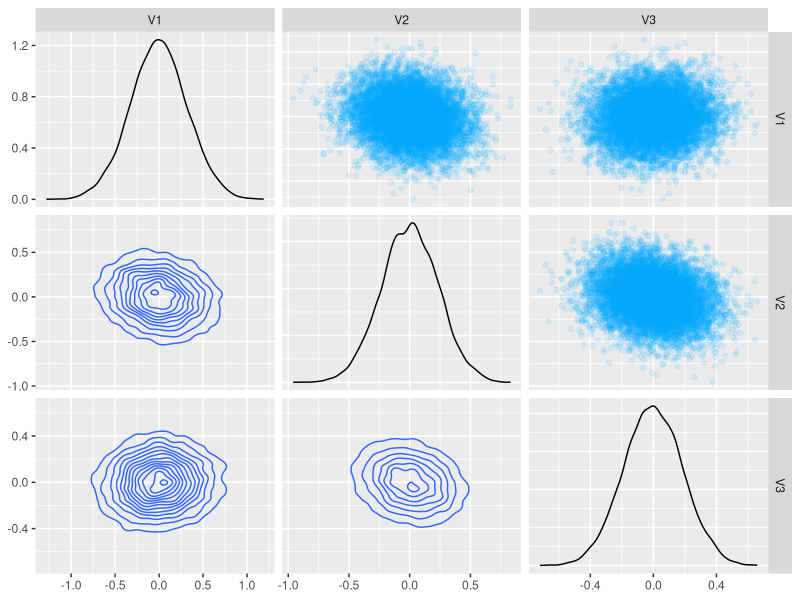
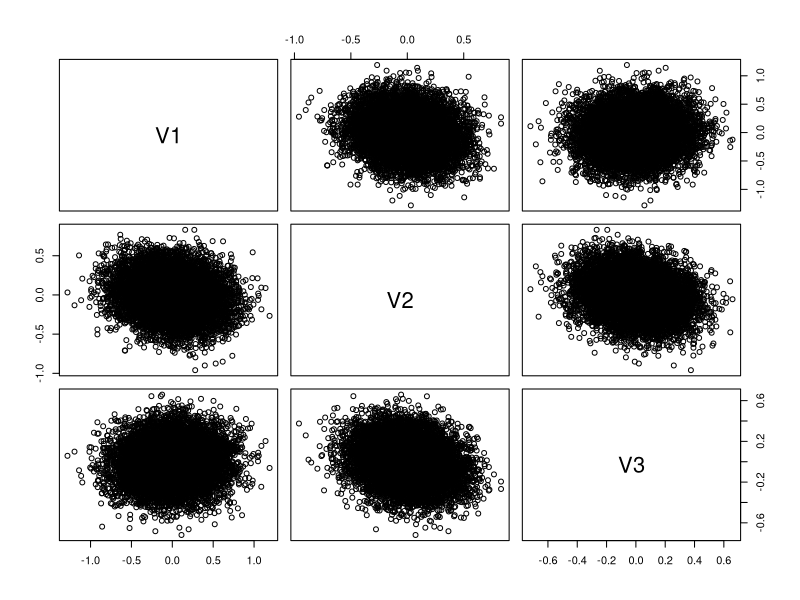

Write the R code that produced these figures, in order. (Note: this script raises an error after producing the figures.)
# AT 2 Question 3
# Mutaz Abu Ghazaleh 
# 13184383


#### Part a ####

Sigma1 <- (1/5630) * matrix(c(575, -60, 10, -60, 300, -50, 10, -50, 196), nrow=3)
E <- eigen(Sigma1)
Lambda <- diag(E$values^-1)
V <- E$vectors

Sigma1_Inv <- round(V %*% Lambda %*% t(V))
Sigma1_Inv
# [,1] [,2] [,3]
# [1,]   10    2    0
# [2,]    2   20    5
# [3,]    0    5   30

round(Sigma1_Inv %*% Sigma1)
# [,1] [,2] [,3]
# [1,]    1    0    0
# [2,]    0    1    0
# [3,]    0    0    1


#### Part c ####
library(MASS)
Sigma1 <- (1/5630) * matrix(c(575, -60, 10, -60, 300, -50, 10, -50, 196), nrow=3)
Mu <- c(0,0,0)

samples <- mvrnorm(n=10, mu=Mu, Sigma = Sigma1, empirical = TRUE)
samples[1:5, ]
# [,1]        [,2]       [,3]
# [1,] -0.43420504  0.39936954  0.1890455
# [2,] -0.43959806 -0.01014538 -0.0760512
# [3,]  0.16364686  0.34253773 -0.3121635
# [4,] -0.09374287 -0.24083186 -0.2279170
# [5,]  0.64858357 -0.01416940  0.1264043



#### part d ####
df <- mvrnorm(n=10000, mu=Mu, Sigma=Sigma1)

library(GGally)
ggpairs(
  as.data.frame(df), 
  lower= list(continuous = ggally_density, combo = ggally_box_no_facet),
  upper = list(continuous = wrap("points", alpha=.1, colour="#00abff") )
  # mapping = aes(alpha=.7, fill= "#00abff")
) 

pairs(as.data.frame(df))

library(car)
scatter3d(x = df[,1], y=df[,2], z=df[,3], main='3d scatter plot of simulated data', 
          xlab='Y1', ylab = 'Y2', zlab = 'Y3', 
          theta = 30, phi = 30, expand = 0.5, col = "lightblue",
          ltheta = 120, shade = 0.75,
          box=TRUE)
#### Part e ####
Sigma1 <- (1/5630) * matrix(c(575, -60, 10, -60, 300, -50, 10, -50, 196), nrow=3)
E <- eigen(Sigma1)
e1 <- E$vectors[,1]
e2 <- E$vectors[,2]
e3 <- E$vectors[,3]

E$values
# [1] 0.10453986 0.05453633 0.03115472

e1
e2
e3
# > e1
# [1]  0.97591370 -0.21190556  0.05185053
# > e2
# [1] -0.2153318 -0.8975461  0.3847638
# > e3
# [1] 0.03499535 0.38666136 0.92155755



#### part g ####

cum_var_explained <- 0
for (k in 1:3){
  var_pc <- E$values[k] / sum(E$values)
  cum_var_explained <- cum_var_explained + var_pc
  
  print(paste0('Variance explained by PC', k, 
               ': ', round(var_pc, 4), ', ',
               'cumulative variance explained: ', 
               round(cum_var_explained, 4)))
}



#### part h ####  
# using a big sample to find the linear regressio Y2 = B1 Y1 + e1

sigma_h <- matrix(c(575, -60, -60, 300), nrow=2) * (1/5630)
sigma_h_inv <- solve(sigma_h)
samples <- mvrnorm(n=100000, mu=Mu, Sigma = sigma_h)
Z <- samples[,1]
Y <- samples[,2]

# using result 7.4 formula
Beta <- solve(t(Z) %*% Z) %*% t(Z) %*% Y
round(Beta,4)
# [1,] -0.1063

# using R lm() function 

coefficients(lm(Y~Z))['Z']
# Z 
# -0.1063087  




#### part i ####  
# using a big sample to find the linear regression Y3 = B1 Y1 + B2 Y2 + e3

sigma_i <- (1/5630) * matrix(c(196,10,-50,10,575,-60,-50,-60,300), nrow=3)
sigma_i_inv <- solve(Sigma_i)
samples <- mvrnorm(n=100000, mu=Mu, Sigma = sigma_i)
Z <- samples[,2:3]
Y <- samples[,1]

# using result 7.4 formula
Beta <- solve(t(Z) %*% Z) %*% t(Z) %*% Y
round(Beta,4)
# [1,]  0.0003
# [2,] -0.1705

# using R lm() function 

round(coefficients(lm(Y~Z))[c('Z1','Z2')],4)
# Z1           Z2 
# 0.0003 -0.1705 